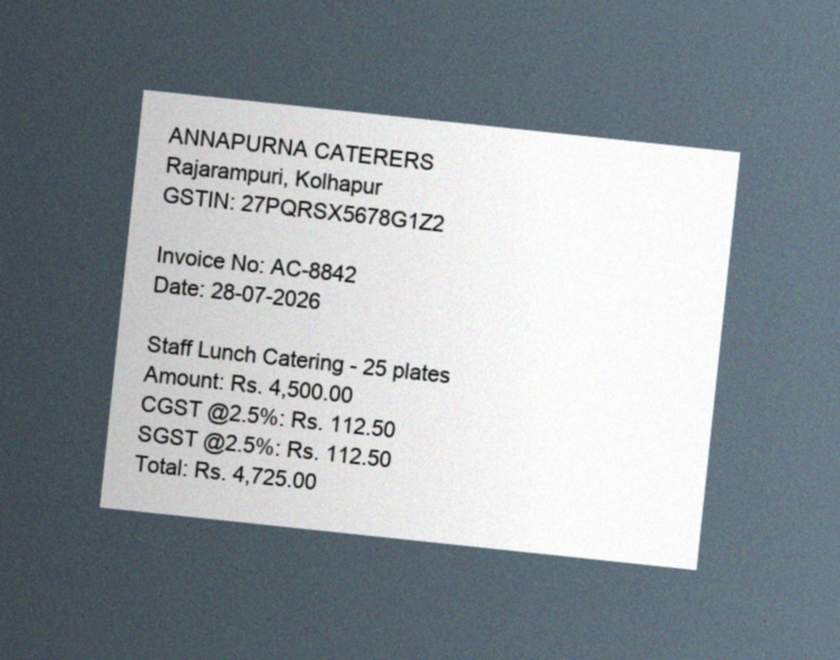
#> input picture ocr_pipeline/sample_docs/receipt_catering.png, 840 x 660 px; its folder holds only this picture in this run
$ python -i preprocessing.py   (imports and definitions only)
#> lines starting #> are read from the running program, lines starting #| are printed output that depends on the picture; after the words box and inside, x2 and y2 are one past the last pixel; in counts of white or black regions, pixels touching at a corner belong together
"""
LedgerPilot - Phase 2: Image Pre-processing (OpenCV)


1. Grayscale       — Tesseract works on single-channel intensity, not color.
2. Denoise         — phone photos have sensor noise; denoising BEFORE
                      thresholding prevents noise from becoming false "text".
3. Auto-crop        — finds the document's contour and perspective-corrects it,
                      so background clutter (table, hand, shadow) doesn't
                      confuse OCR. This is the step that turns a "photo of a
                      receipt on a table" into "just the receipt".
4. Deskew          — corrects rotation (a crooked phone angle) using the
                      minimum-area bounding rectangle of the text mass.
5. Adaptive threshold — converts to clean black-on-white, which is what
                      Tesseract is tuned for; adaptive (not global) threshold
                      handles uneven lighting across a phone photo.

"""

import cv2
import numpy as np


def to_grayscale(image):
    if len(image.shape) == 3:
        return cv2.cvtColor(image, cv2.COLOR_BGR2GRAY)
    return image


def denoise(gray_image):
    return cv2.fastNlMeansDenoising(gray_image, h=10, templateWindowSize=7, searchWindowSize=21)


def _order_points(pts):
    """Orders 4 points as top-left, top-right, bottom-right, bottom-left."""
    rect = np.zeros((4, 2), dtype="float32")
    s = pts.sum(axis=1)
    rect[0] = pts[np.argmin(s)]
    rect[2] = pts[np.argmax(s)]
    diff = np.diff(pts, axis=1)
    rect[1] = pts[np.argmin(diff)]
    rect[3] = pts[np.argmax(diff)]
    return rect


def auto_crop_document(original_image, gray_image):
    """Finds the largest 4-sided contour (assumed to be the document edge)
    and applies a perspective transform to get a top-down, cropped view.
    Falls back to the original image untouched if no clear document
    boundary is found (e.g. the photo is already a tight crop / a clean
    scan) — better to skip cropping than to crop wrong."""
    edged = cv2.Canny(gray_image, 50, 150)
    edged = cv2.dilate(edged, None, iterations=1)
    contours, _ = cv2.findContours(edged, cv2.RETR_LIST, cv2.CHAIN_APPROX_SIMPLE)
    if not contours:
        return original_image, False

    contours = sorted(contours, key=cv2.contourArea, reverse=True)[:5]
    doc_contour = None
    for c in contours:
        peri = cv2.arcLength(c, True)
        approx = cv2.approxPolyDP(c, 0.02 * peri, True)
        if len(approx) == 4 and cv2.contourArea(approx) > 0.2 * original_image.shape[0] * original_image.shape[1]:
            doc_contour = approx
            break

    if doc_contour is None:
        return original_image, False

    pts = doc_contour.reshape(4, 2).astype("float32")
    rect = _order_points(pts)
    (tl, tr, br, bl) = rect

    width_a = np.linalg.norm(br - bl)
    width_b = np.linalg.norm(tr - tl)
    max_width = max(int(width_a), int(width_b))

    height_a = np.linalg.norm(tr - br)
    height_b = np.linalg.norm(tl - bl)
    max_height = max(int(height_a), int(height_b))

    if max_width < 10 or max_height < 10:
        return original_image, False

    dst = np.array([
        [0, 0],
        [max_width - 1, 0],
        [max_width - 1, max_height - 1],
        [0, max_height - 1]], dtype="float32")

    m = cv2.getPerspectiveTransform(rect, dst)
    warped = cv2.warpPerspective(original_image, m, (max_width, max_height))
    return warped, True


def deskew(gray_image):
    """Estimates rotation angle from the text mass's minimum-area bounding
    rectangle and rotates to correct it. Handles typical phone-photo tilt
    (a few degrees), not extreme rotation."""
    thresh = cv2.threshold(gray_image, 0, 255, cv2.THRESH_BINARY_INV | cv2.THRESH_OTSU)[1]
    coords = np.column_stack(np.where(thresh > 0))
    if len(coords) < 50:
        return gray_image, 0.0

    angle = cv2.minAreaRect(coords)[-1]
    if angle < -45:
        angle = -(90 + angle)
    else:
        angle = -angle

    if abs(angle) < 0.5:
        return gray_image, angle  # not worth rotating for sub-degree noise

    (h, w) = gray_image.shape[:2]
    center = (w // 2, h // 2)
    m = cv2.getRotationMatrix2D(center, angle, 1.0)
    rotated = cv2.warpAffine(gray_image, m, (w, h), flags=cv2.INTER_CUBIC, borderMode=cv2.BORDER_REPLICATE)
    return rotated, angle


def adaptive_binarize(gray_image):
    return cv2.adaptiveThreshold(
        gray_image, 255, cv2.ADAPTIVE_THRESH_GAUSSIAN_C,
        cv2.THRESH_BINARY, blockSize=31, C=15,
    )


def preprocess_pipeline(image_path, save_intermediate_dir=None):
    """Runs the full pipeline and returns the final binarized image ready
    for OCR. If save_intermediate_dir is given, writes each stage's output
    there (stage1_gray.png, stage2_denoised.png, ...) — use this for your
    ISE 1 demo slides."""
    original = cv2.imread(image_path)
#> original is the input picture: shape (660, 840, 3); mean B, G, R 160.5, 155.4, 147.8
    if original is None:
        raise FileNotFoundError(f"Could not read image: {image_path}")

    stages = {}

    gray = to_grayscale(original)
    stages["stage1_gray"] = gray

    denoised = denoise(gray)
    stages["stage2_denoised"] = denoised

    cropped_color, was_cropped = auto_crop_document(original, denoised)
#> in auto_crop_document, `edged = cv2.Canny(gray_image, 50, 150)`:
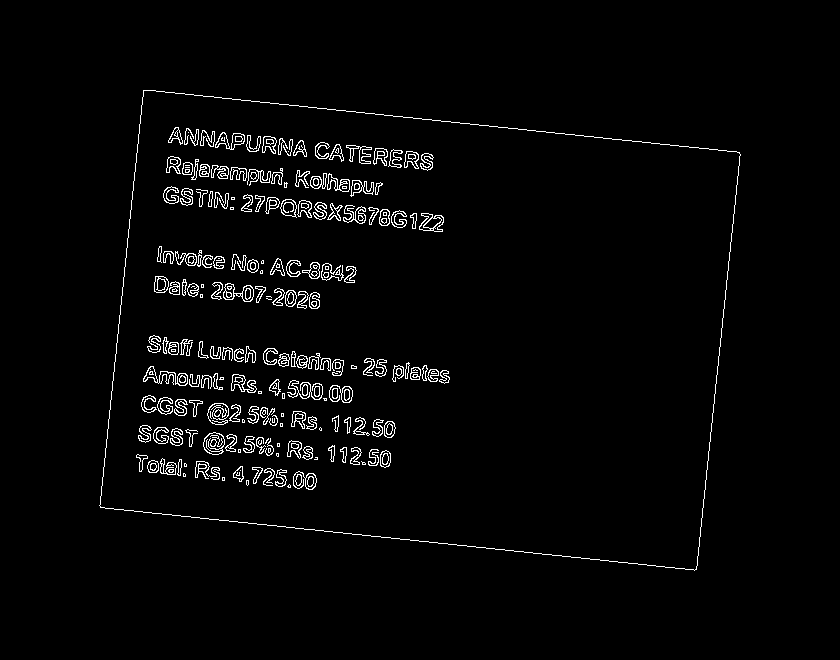
#> edged: shape (660, 840); 2.6% white in thin lines or dots, all inside (x1, y1, x2, y2) = (99, 90, 741, 571)
#> in auto_crop_document, `edged = cv2.dilate(edged, None, iterations=1)`:
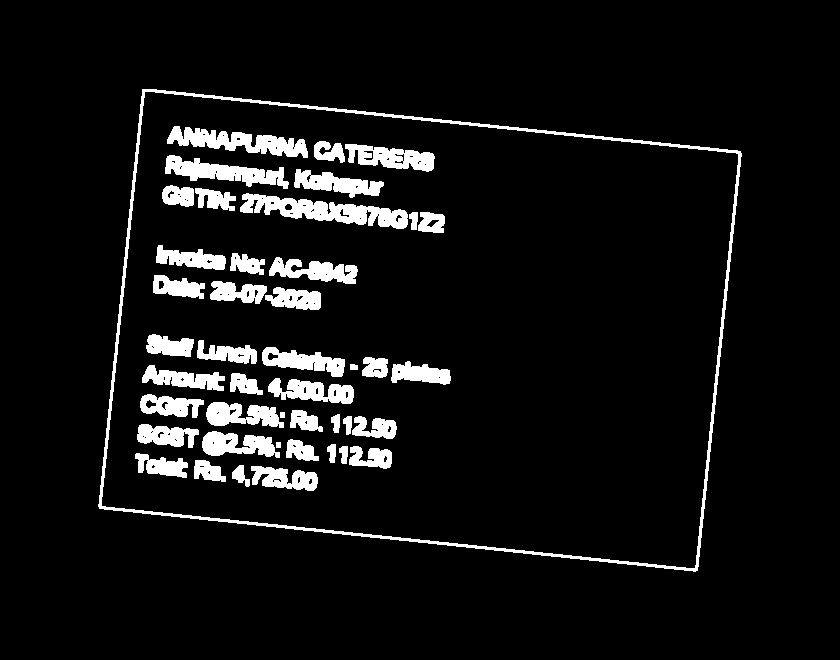
#> edged: shape (660, 840); 7.3% white; 44 white regions
#> in auto_crop_document, `contours, _ = cv2.findContours(edged, cv2.RETR_LIST, cv2.CHAIN_APPROX_..`: contours = 170 contours, 108 with area under 20; largest, box (x1, y1, x2, y2) and area: (98, 89, 742, 572) 254290, (101, 91, 739, 569) 249806, (240, 193, 408, 229) 2582, (167, 126, 308, 158) 1928, (165, 155, 289, 189) 1700
#> in auto_crop_document, `contours = sorted(contours, key=cv2.contourArea, reverse=True)[:5]`: contours = 5 contours; box (x1, y1, x2, y2) and area: (98, 89, 742, 572) 254290, (101, 91, 739, 569) 249806, (240, 193, 408, 229) 2582, (167, 126, 308, 158) 1928, (165, 155, 289, 189) 1700
#> the loop in auto_crop_document, `for c in contours:` made 1 pass
#> (peri, doc_contour) on pass 1: (2123.5, [[142, 89], [99, 508], [697, 570], [740, 151]])
#> in auto_crop_document, `pts = doc_contour.reshape(4, 2).astype("float32")`: pts = [[142, 89], [99, 508], [697, 570], [740, 151]]
#> in _order_points, `s = pts.sum(axis=1)`: s = [231, 607, 1267, 891]
#> in _order_points, `diff = np.diff(pts, axis=1)`: diff = [-53, 409, -127, -589]
#> in auto_crop_document, `rect = _order_points(pts)`: rect = [[142, 89], [740, 151], [697, 570], [99, 508]]
#> in auto_crop_document, `(tl, tr, br, bl) = rect`: tl = [142, 89]; tr = [740, 151]; br = [697, 570]; bl = [99, 508]
#> in auto_crop_document, `width_a = np.linalg.norm(br - bl)`: width_a = 601.2
#> in auto_crop_document, `max_width = max(int(width_a), int(width_b))`: max_width = 601
#> in auto_crop_document, `height_a = np.linalg.norm(tr - br)`: height_a = 421.2
#> in auto_crop_document, `max_height = max(int(height_a), int(height_b))`: max_height = 421
#> in auto_crop_document, `dst = np.array([ [0, 0], [max_width - 1, 0], [max_width - 1, max_heigh..`: dst = [[0, 0], [600, 0], [600, 420], [0, 420]]
#> in auto_crop_document, `m = cv2.getPerspectiveTransform(rect, dst)`: m = [[0.993, 0.102, -150], [-0.103, 0.992, -73.67], [7.72e-20, 3.47e-19, 1]]
#> in auto_crop_document, `warped = cv2.warpPerspective(original_image, m, (max_width, max_height))`:
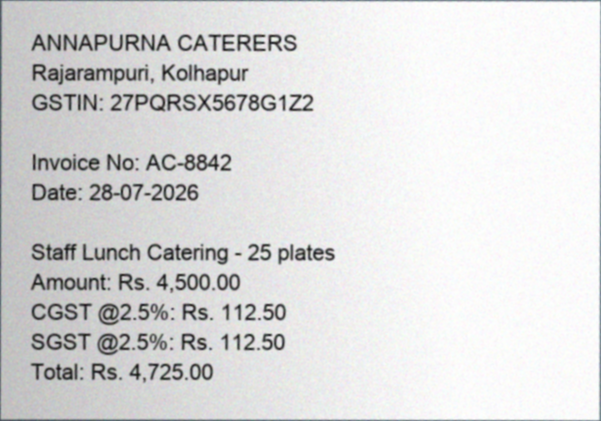
#> warped: shape (421, 601, 3); mean B, G, R 220.5, 220.4, 220.2
#> was_cropped = True
    cropped_gray = to_grayscale(cropped_color)
    stages["stage3_cropped"] = cropped_gray

    deskewed, angle = deskew(cropped_gray)
#> in deskew, `thresh = cv2.threshold(gray_image, 0, 255, cv2.THRESH_BINARY_INV | cv2..`:
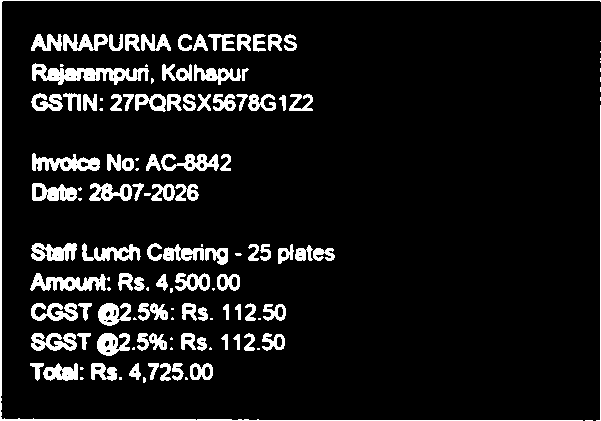
#> thresh: shape (421, 601); 9.4% white; 131 white regions (40 under 20 px), largest, box (x1, y1, x2, y2) and area: (0, 0, 601, 421) 2261, (32, 63, 149, 85) 1247, (30, 273, 106, 291) 767
#> in deskew, `coords = np.column_stack(np.where(thresh > 0))`: coords = 23685 pairs, first value 0 to 420, second value 0 to 600
#> in deskew, `angle = cv2.minAreaRect(coords)[-1]`: angle = -90
#> in deskew, `angle = -(90 + angle)`: angle = 0
#> angle = 0
    stages["stage4_deskewed"] = deskewed

    final = adaptive_binarize(deskewed)
#> in adaptive_binarize, `return cv2.adaptiveThreshold( gray_image, 255, cv2.ADAPTIVE_THRESH_GAU..`:
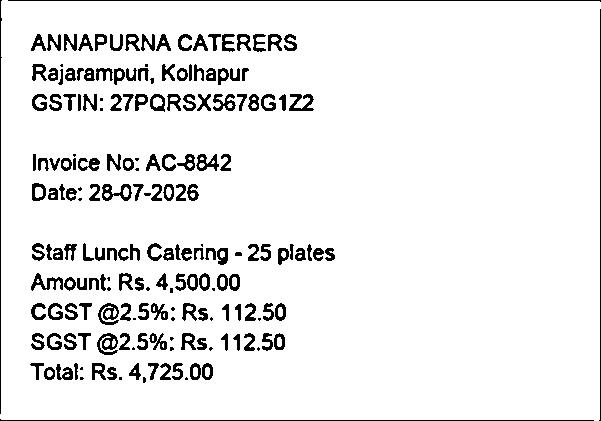
#> returned value: shape (421, 601); 92.5% white; 193 black regions (32 under 20 px), largest, box (x1, y1, x2, y2) and area: (0, 419, 594, 421) 595, (8, 0, 601, 2) 594, (0, 0, 2, 414) 419
    stages["stage5_binarized"] = final

    if save_intermediate_dir:
        import os
        os.makedirs(save_intermediate_dir, exist_ok=True)
        for name, img in stages.items():
            cv2.imwrite(os.path.join(save_intermediate_dir, f"{name}.png"), img)

    return final, {"was_cropped": was_cropped, "deskew_angle_deg": round(float(angle), 2)}

>>> result = preprocess_pipeline('../ocr_pipeline/sample_docs/receipt_catering.png')
